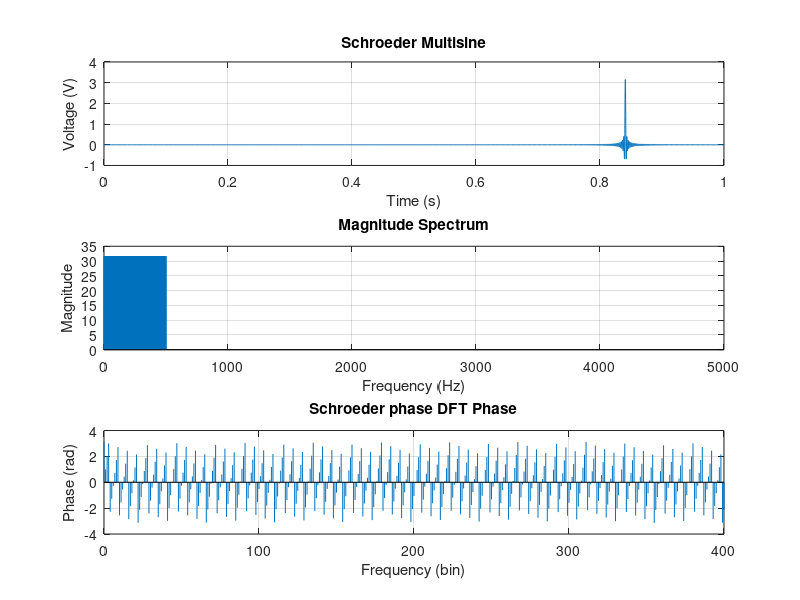

Reproduce this figure in MATLAB. (Note: this script raises an error after producing the figure.)
clc;clear;close all;
fs = 10000;              
fres = 1;                
N = fs / fres;            % Number of samples
K = 500;                % Exciting from 1Hz to 500Hz
target_rms = 0.1;


%% b) constantphase 

% Frequency Domain Signal
X = zeros(1, N);
for k = 1:K             
    phi_const = k;
    val = (1 / 2) * exp(1i * phi_const); 
    
    X(k + 1) = val;           
end

x = 2 * real(ifft(X)); %samples

current_rms = sqrt(mean(x.^2));
x_final = x * (target_rms / current_rms);

fprintf('Final RMS Value: %.4f V\n', sqrt(mean(x_final.^2)));

figure('Color', 'w');
subplot(3,1,1);
plot((0:N-1)/fs, x_final);
title('Schroeder Multisine');
xlabel('Time (s)'); ylabel('Voltage (V)');
grid on;

subplot(3,1,2);
f_axis = (0:N/2) * fres;
X_mag = abs(fft(x_final));
stem(f_axis, X_mag(1:length(f_axis)), 'Marker', 'none');
title('Magnitude Spectrum');
xlabel('Frequency (Hz)'); ylabel('Magnitude');
grid on;

% Frequency Domain Phase (Bin Number)
subplot(3,1,3);
phase = angle(fft(x_final));
stem(0:N-1, phase, 'Marker', 'none');
title('Schroeder phase DFT Phase');
xlabel('Frequency (bin)');
ylabel('Phase (rad)');
xlim([0 400]);
grid on;


%% random phase
% Frequency Domain Signal
X_rand = zeros(1, N);
for k = 1:K              
    rand_phi = rand * 2 * pi;
    val1 = (1 / 2) * exp(1i * rand_phi); 
    
    X_rand(k + 1) = val1;            
  
end

x_rand = 2 * real(ifft(X_rand)); %samples

current_rms = sqrt(mean(x.^2));
x_rand = x_rand * (target_rms / current_rms);

fprintf('Final RMS Value: %.4f V\n', sqrt(mean(x_rand.^2)));

save("signalrandom.mat", "x_rand")
Lab_2_and_3_check_exc('signalrandom.mat');
%save("signalconstant.mat", "x_final")
Lab_2_and_3_check_exc('signalconstant.mat');

[u,y] = ReadData('signalrandom_acq.mat',N , 10);
U = fft(u);
Y = fft(y);
figure;
H(:) = Y(:,1) ./U(:, 1);
H8(:) = Y(:,8) ./U(:, 8);
H4(:) = Y(:,4) ./U(:, 4);
plot(db(H))
hold on; 
plot(db(H8))
plot(db(H4))
